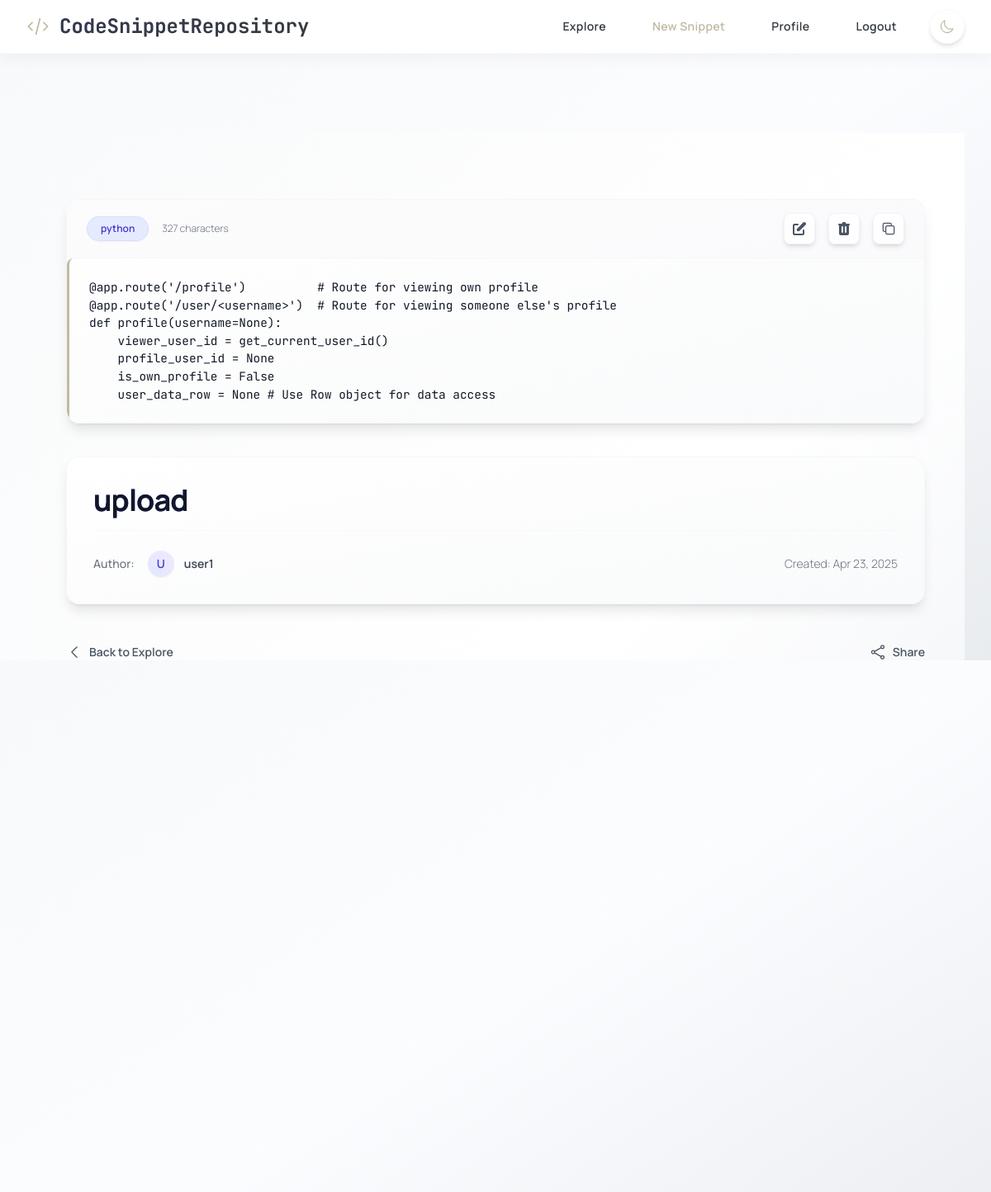
The page /snippet/55 (signed in) on the database its author committed.
### tables this page shows
CREATE TABLE snippets (
                id INTEGER PRIMARY KEY AUTOINCREMENT,
                user_id INTEGER NOT NULL,
                title TEXT NOT NULL,
                code TEXT NOT NULL,
                language TEXT NOT NULL,
                description TEXT,
                is_private INTEGER DEFAULT 0,
                views INTEGER DEFAULT 0,
                created_at TIMESTAMP DEFAULT CURRENT_TIMESTAMP,
                updated_at TIMESTAMP DEFAULT CURRENT_TIMESTAMP,
                FOREIGN KEY (user_id) REFERENCES users(id) ON DELETE CASCADE
            );

CREATE TABLE users (
                id INTEGER PRIMARY KEY AUTOINCREMENT,
                username TEXT UNIQUE NOT NULL,
                email TEXT UNIQUE NOT NULL,
                password TEXT NOT NULL,
                profile_picture TEXT,
                bio TEXT,
                age INTEGER,
                dob TEXT,
                profession TEXT,
                profile_setup INTEGER DEFAULT 0,
                created_at TIMESTAMP DEFAULT CURRENT_TIMESTAMP,
                join_date TIMESTAMP DEFAULT CURRENT_TIMESTAMP,
                full_name TEXT,
                status TEXT,
                experience REAL,
                education TEXT,
                skills TEXT,
                country TEXT,
                website TEXT
            );

### app.py (the view, shortened to what this page needs)
@app.route('/snippet/<int:id>')
def view_snippet(id):
    user_id = get_current_user_id()
    if not user_id:
        flash('Please login first.', 'error')
        return redirect(url_for('login'))
    conn = get_db()
    try:
        snippet = conn.execute('''
            SELECT s.*, u.username AS owner_username
            FROM snippets s
            JOIN users u ON s.user_id = u.id
            WHERE s.id = ? AND (s.user_id = ? OR s.is_private = 0)
        ''', (id, user_id)).fetchone()
        if snippet is None:
            flash('Snippet not found or you do not have permission to view it.', 'error')
            return redirect(url_for('profile')) # Or explore?
        snippet_data = dict(snippet)
        snippet_data['created_at'] = parse_db_date(snippet_data.get('created_at'))
        snippet_data['updated_at'] = parse_db_date(snippet_data.get('updated_at'))
        return render_template('view_snippet.html', snippet=snippet_data) # Pass dict
    except sqlite3.Error as e:
        conn.rollback() # Rollback view count if it was attempted before error
        app.logger.error(f"DB Error viewing snippet {id} for user {user_id}: {e}")
        flash('Error loading snippet.', 'error')
        return redirect(url_for('profile'))

### app.py (called while the page is built)
def parse_db_date(date_str):
    if not date_str:
        return None
    try:
        return datetime.strptime(date_str, '%Y-%m-%d %H:%M:%S')
    except (ValueError, TypeError) as e:
        try:
            app.logger.warning(f"Could not parse date string '{date_str}': {e}")
        except RuntimeError: # Handle cases outside app context if necessary
            print(f"Warning: Could not parse date string '{date_str}': {e}")
        return None # Return None if parsing fails

def get_db():
    db = getattr(g, '_database', None)
    if db is None:
        db_path = os.path.join(app.root_path, DATABASE) # Construct path safely
        try:
             db = g._database = sqlite3.connect(db_path)
             db.row_factory = sqlite3.Row # Use Row factory
        except sqlite3.Error as e:
            app.logger.error(f"Database connection error: {e}") # Use app logger
            raise # Reraise the error
    return db

@app.teardown_appcontext
def close_connection(exception):
    db = getattr(g, '_database', None)
    if db is not None:
        try:
            db.close()
        except sqlite3.Error as e:
             app.logger.error(f"Error closing database connection: {e}") # Use app logger

def get_current_user_id():
    return session.get('user_id')

### templates/view_snippet.html (shortened to what this page needs)
{% extends "base.html" %}
{% block content %}
<div class="min-h-screen bg-gradient-to-br from-gray-50 via-white to-indigo-50/20 dark:from-gray-900 dark:via-gray-950 dark:to-indigo-900/30 text-gray-900 dark:text-gray-100 font-['Manrope',_sans-serif] antialiased py-16 sm:py-20 relative isolate overflow-hidden">
    <div class="absolute inset-0 -z-10 bg-[radial-gradient(ellipse_at_center,_rgba(255,255,255,0.15)_0%,_rgba(0,0,0,0)_70%)] dark:bg-[radial-gradient(ellipse_at_center,_rgba(79,70,229,0.1)_0%,_rgba(0,0,0,0)_70%)] page-texture" aria-hidden="true"></div>
    <div class="max-w-6xl mx-auto px-4 sm:px-6 lg:px-12 xl:px-16">
        <div class="bg-gradient-to-br from-white to-gray-50 dark:from-gray-900 dark:to-indigo-950/30 rounded-2xl shadow-lg border border-gray-200/30 dark:border-indigo-900/30 overflow-hidden mb-10 backdrop-blur-sm">
            <div class="flex flex-wrap justify-between items-center gap-4 px-6 py-4 border-b border-gray-200/20 dark:border-indigo-900/30 bg-gray-50/50 dark:bg-indigo-950/20">
                <div class="flex items-center gap-4">
                    <span class="snippet-language inline-flex items-center px-4 py-1.5 rounded-full text-xs font-semibold bg-indigo-100/80 dark:bg-indigo-900/80 text-indigo-700 dark:text-indigo-300 border border-indigo-200/50 dark:border-indigo-800/50 shadow-sm">
                        {{ snippet['language'] | default('?') }}
                    </span>
                    <span class="text-xs text-gray-500 dark:text-gray-400 font-light hidden sm:inline">
                        {{ snippet['code'] | length if snippet['code'] else 0 }} characters
                    </span>
                </div>
                <div class="flex items-center space-x-4">
                    {% if session['user_id'] == snippet['user_id'] %}
                        <a href="{{ url_for('edit_snippet', id=snippet['id']) }}" title="Edit Snippet" class="group inline-flex items-center p-2 text-gray-600 dark:text-gray-400 bg-white/80 dark:bg-gray-900/80 hover:bg-indigo-100 dark:hover:bg-indigo-900 border border-gray-200/50 dark:border-indigo-900/50 rounded-lg shadow-md hover:shadow-lg transition-all duration-300 ease-out transform hover:scale-105">
                        </a>
                        <form action="{{ url_for('delete_snippet', id=snippet['id']) }}" method="POST" class="inline" onsubmit="return confirm('Are you sure you want to delete this snippet permanently?');">
                            <button type="submit" title="Delete Snippet" class="group inline-flex items-center p-2 text-gray-600 dark:text-gray-400 bg-white/80 dark:bg-gray-900/80 hover:bg-red-100 dark:hover:bg-red-900/50 border border-gray-200/50 dark:border-indigo-900/50 rounded-lg shadow-md hover:shadow-lg transition-all duration-300 ease-out transform hover:scale-105">
                            </button>
                        </form>
                    {% endif %}
                    <button type="button" id="copy-button" title="Copy Code" class="group inline-flex items-center p-2 text-gray-600 dark:text-gray-400 bg-white/80 dark:bg-gray-900/80 hover:bg-indigo-100 dark:hover:bg-indigo-900 border border-gray-200/50 dark:border-indigo-900/50 rounded-lg shadow-md hover:shadow-lg transition-all duration-300 ease-out transform hover:scale-105">
                    </button>
                </div>
            </div>
            <div class="code-block-wrapper overflow-x-auto scrollbar-thin">
                <pre class="line-numbers !m-0 !p-6 bg-transparent"><code id="codeBlock" class="language-{{ snippet['language'] | default('plain') }}">{{ snippet['code'] }}</code></pre>
            </div>
        </div>
        <section aria-labelledby="snippet-details-heading" class="bg-gradient-to-br from-white to-gray-50 dark:from-gray-900 dark:to-indigo-950/30 p-8 rounded-2xl shadow-lg border border-gray-200/30 dark:border-indigo-900/30 backdrop-blur-sm">
            <h1 id="snippet-details-heading" class="text-3xl sm:text-4xl font-bold text-gray-900 dark:text-white mb-4 bg-clip-text bg-gradient-to-r from-indigo-600 to-purple-600 dark:from-indigo-400 dark:to-purple-400 tracking-tight">
                {{ snippet['title'] | default('Snippet') }}
            </h1>
            <div class="flex flex-col sm:flex-row justify-between items-start sm:items-center gap-4 text-sm border-t border-gray-200/20 dark:border-indigo-900/30 pt-6">
                <div class="flex items-center space-x-4">
                    <span class="text-gray-500 dark:text-gray-400 font-medium">Author:</span>
                    <a href="{{ url_for('profile', username=snippet['owner_username']) }}" class="inline-flex items-center gap-3 group">
                        <span class="h-8 w-8 rounded-full bg-gradient-to-tr from-indigo-100 to-purple-100 dark:from-indigo-800 dark:to-purple-800 text-indigo-700 dark:text-indigo-300 text-sm font-semibold flex items-center justify-center group-hover:ring-2 group-hover:ring-indigo-400 transition-all duration-200 shadow-sm">
                            {{ snippet['owner_username'][0]|upper if snippet['owner_username'] else '?' }}
                        </span>
                        <span class="font-semibold text-gray-700 dark:text-gray-200 group-hover:text-indigo-600 dark:group-hover:text-indigo-400 transition-colors">
                            {{ snippet['owner_username'] | default('Unknown') }}
                        </span>
                    </a>
                </div>
                <span class="text-gray-500 dark:text-gray-400 font-light flex-shrink-0">
                    Created: {{ snippet['created_at'].strftime('%b %d, %Y') if snippet['created_at'] else 'Unknown Date' }}
                </span>
            </div>
        </section>
        <nav class="mt-12 flex justify-between items-center">
            <a href="{{ url_for('explore') }}" class="inline-flex items-center text-sm font-semibold text-gray-600 dark:text-gray-400 hover:text-indigo-600 dark:hover:text-indigo-400 transition-colors group">
                <svg xmlns="http://www.w3.org/2000/svg" class="h-5 w-5 mr-2 group-hover:-translate-x-1 transition-transform duration-200" fill="none" viewBox="0 0 24 24" stroke-width="1.5" stroke="currentColor"><path stroke-linecap="round" stroke-linejoin="round" d="M15.75 19.5L8.25 12l7.5-7.5" /></svg>
                Back to Explore
            </a>
            {% if 'user_id' in session %}
                <button type="button" id="share-button" aria-label="Share snippet" class="inline-flex items-center text-sm font-semibold text-gray-600 dark:text-gray-400 hover:text-indigo-600 dark:hover:text-indigo-400 transition-colors group">
                    <span class="button-text">Share</span>
                </button>
            {% endif %}
        </nav>
    </div>
</div>
{% endblock %}

### templates/base.html (style rules this page uses)
html, body { height: 100%; margin: 0; padding: 0; overflow-y: auto; }
pre { background-color: #FFFFFF/90; border-left: 3px solid #C1BAA1; border-radius: 0.5rem; padding: 1.25rem; margin: 1rem 0; font-family: 'JetBrains Mono', monospace; font-size: 0.9rem; transition: all 0.3s ease-out; }

### rows shown on the page
snippets: language "python", code "@app.route('/profile') # Route for viewing own profile @app.route('/user/<username>') # Route for viewing someone else's profile def profile(username=None): viewer_user_id = get_current_user_id() profile_user_id = None is_own_profile = False user_data_row = None # Use Row object for data access", title "upload"
users: username "U", owner_username "user1"

### other values the page prints
{{ snippet['code'] | length if snippet['code'] else 0 }} "327"
